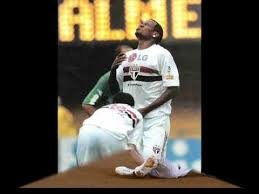
#> input picture treinamento/novasnegativas/web2/novasdehoje056.jpeg, 259 x 194 px; its folder holds only this picture in this run
$ python image2bmp.py
#> lines starting #> are read from the running program, lines starting #| are printed output that depends on the picture
import os
import cv2
cont = 203
for img in os.listdir("web2"):
    im = cv2.imread("web2/"+str(img))
#> im is the input picture: shape (194, 259, 3); mean B, G, R 61, 73.2, 77.9
    print(img)
    im = cv2.resize(im,(640,480))
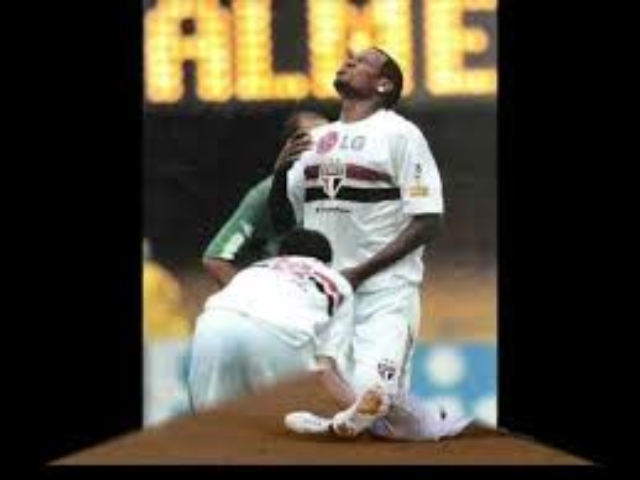
#> im: shape (480, 640, 3); mean B, G, R 60.9, 73.1, 77.8
    im = cv2.cvtColor(im, cv2.COLOR_RGB2GRAY)
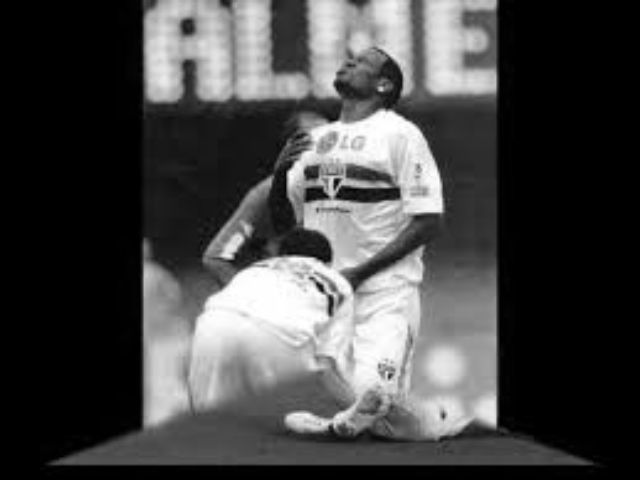
#> im: shape (480, 640); min 0, max 255, mean 70
    cv2.imwrite("new/"+str(cont)+".jpg", im)
    cont += 1

$ run again, on treinamento/novasnegativas/web2/novasdehoje157.png
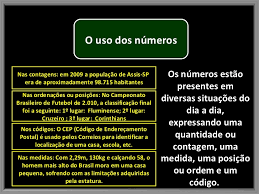
#> input picture treinamento/novasnegativas/web2/novasdehoje157.png, 259 x 194 px
#> im is the input picture: shape (194, 259, 3); mean B, G, R 30.9, 48.7, 44.6
#> `im = cv2.resize(im,(640,480))`:
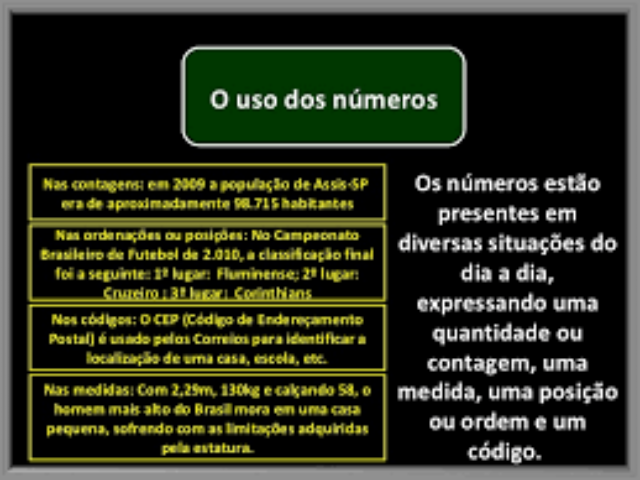
#> im: shape (480, 640, 3); mean B, G, R 30.9, 48.7, 44.6
#> `im = cv2.cvtColor(im, cv2.COLOR_RGB2GRAY)`:
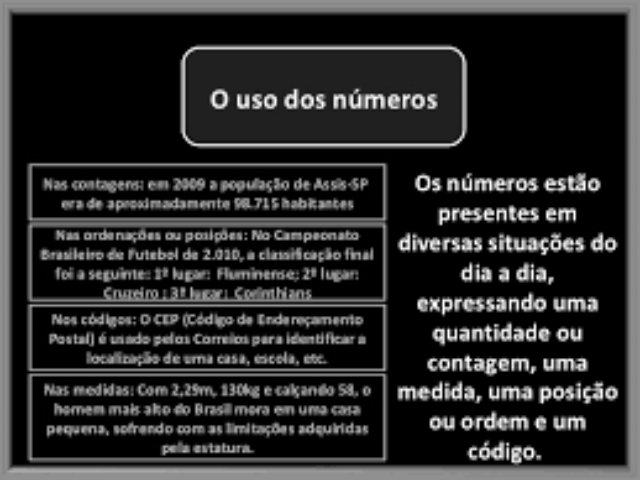
#> im: shape (480, 640); min 0, max 255, mean 42.9

$ run again, on treinamento/novasnegativas/web2/novasdehoje176.jpeg
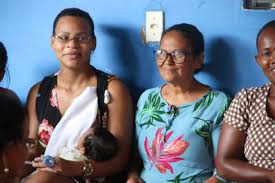
#> input picture treinamento/novasnegativas/web2/novasdehoje176.jpeg, 275 x 183 px
#> im is the input picture: shape (183, 275, 3); mean B, G, R 131.8, 116.8, 107.9
#> `im = cv2.resize(im,(640,480))`:
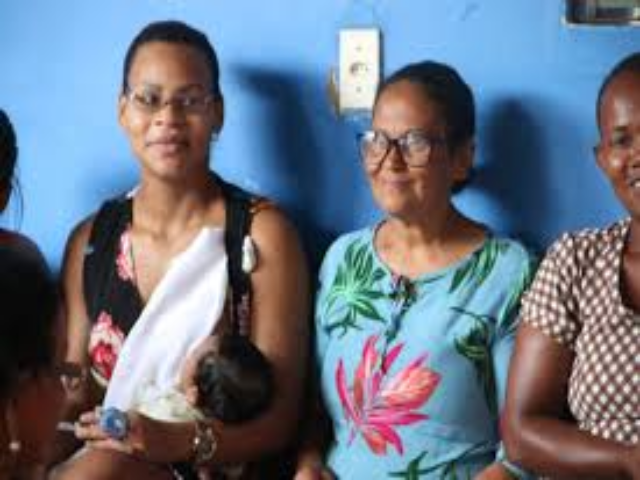
#> im: shape (480, 640, 3); mean B, G, R 131.7, 116.7, 107.8
#> `im = cv2.cvtColor(im, cv2.COLOR_RGB2GRAY)`:
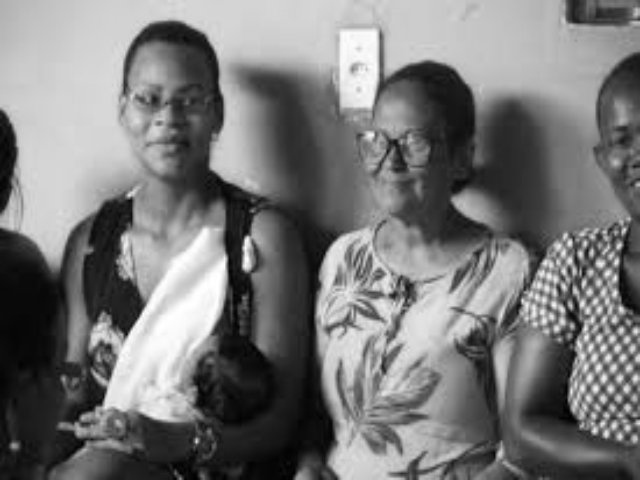
#> im: shape (480, 640); min 0, max 255, mean 120.1

$ run again, on treinamento/novasnegativas/web2/novasdehoje065.jpeg
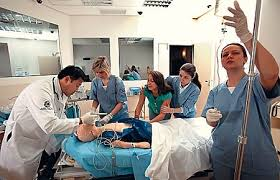
#> input picture treinamento/novasnegativas/web2/novasdehoje065.jpeg, 280 x 180 px
#> im is the input picture: shape (180, 280, 3); mean B, G, R 143, 147.9, 151.2
#> `im = cv2.resize(im,(640,480))`:
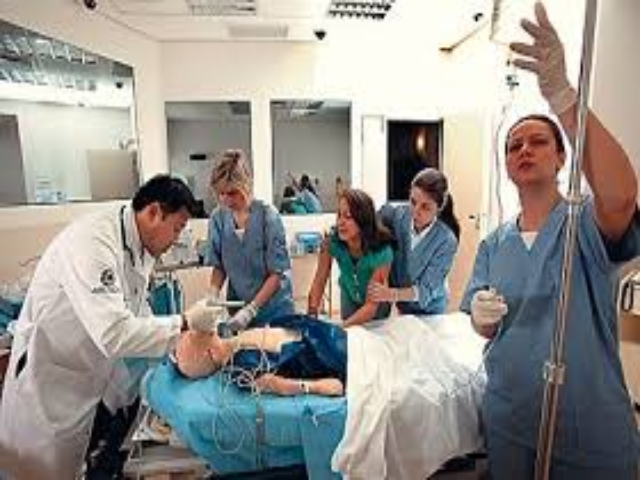
#> im: shape (480, 640, 3); mean B, G, R 142.9, 147.8, 151.1
#> `im = cv2.cvtColor(im, cv2.COLOR_RGB2GRAY)`:
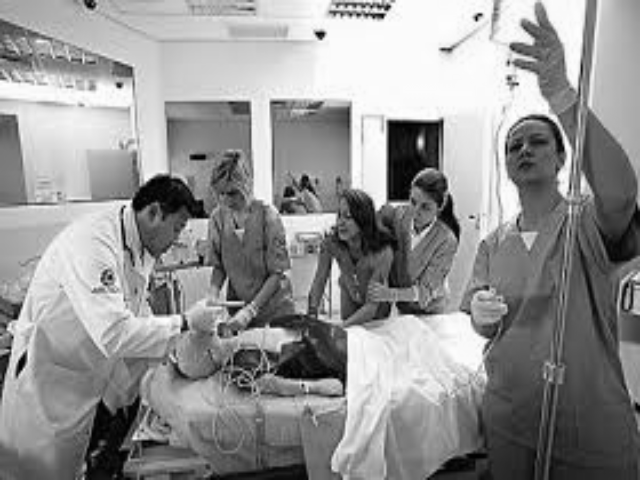
#> im: shape (480, 640); min 0, max 255, mean 146.7
